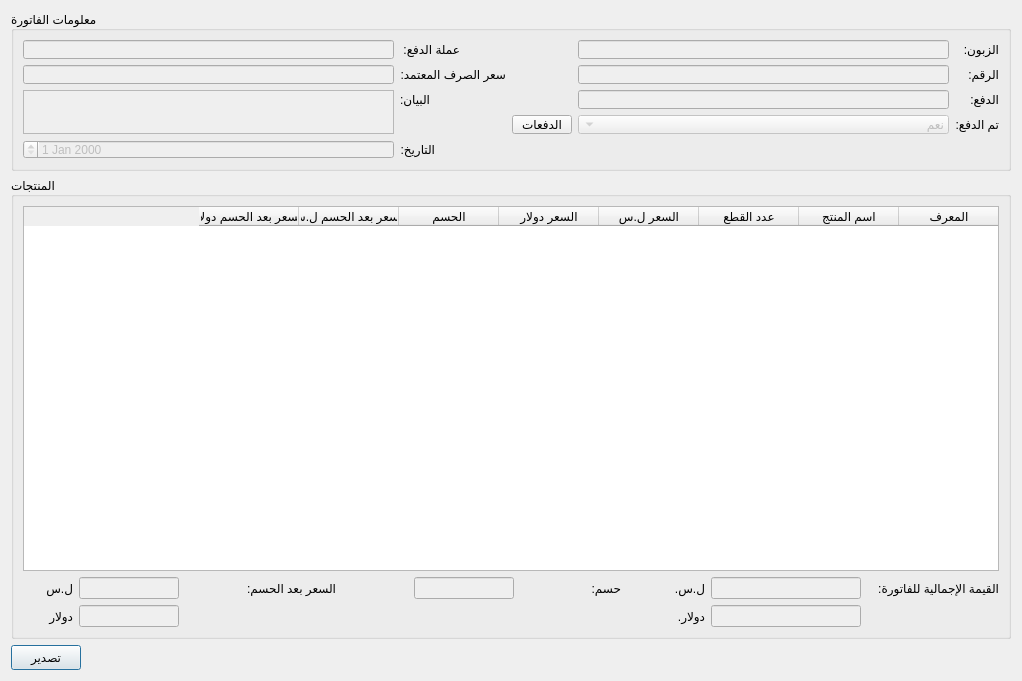
<?xml version="1.0" encoding="UTF-8"?>
<ui version="4.0">
 <class>OutReadyInvoiceView</class>
 <widget class="QDialog" name="OutReadyInvoiceView">
  <property name="geometry">
   <rect>
    <x>0</x>
    <y>0</y>
    <width>1022</width>
    <height>681</height>
   </rect>
  </property>
  <property name="windowTitle">
   <string>فاتورة منتج جاهز</string>
  </property>
  <property name="windowIcon">
   <iconset>
    <normaloff>graphics/icon.xpm</normaloff>graphics/icon.xpm</iconset>
  </property>
  <layout class="QGridLayout" name="gridLayout_3">
   <item row="2" column="0">
    <widget class="QPushButton" name="export_btn">
     <property name="minimumSize">
      <size>
       <width>0</width>
       <height>25</height>
      </size>
     </property>
     <property name="maximumSize">
      <size>
       <width>70</width>
       <height>16777215</height>
      </size>
     </property>
     <property name="text">
      <string>تصدير</string>
     </property>
    </widget>
   </item>
   <item row="1" column="0">
    <widget class="QGroupBox" name="groupBox_2">
     <property name="title">
      <string>المنتجات</string>
     </property>
     <layout class="QGridLayout" name="gridLayout_4">
      <item row="3" column="0">
       <widget class="QLabel" name="label_22">
        <property name="maximumSize">
         <size>
          <width>50</width>
          <height>16777215</height>
         </size>
        </property>
        <property name="text">
         <string>دولار</string>
        </property>
       </widget>
      </item>
      <item row="2" column="9" colspan="2">
       <widget class="QLineEdit" name="result_sp_input">
        <property name="enabled">
         <bool>false</bool>
        </property>
        <property name="maximumSize">
         <size>
          <width>150</width>
          <height>16777215</height>
         </size>
        </property>
       </widget>
      </item>
      <item row="2" column="1" colspan="2">
       <widget class="QLineEdit" name="result_after_discount_sp_input">
        <property name="enabled">
         <bool>false</bool>
        </property>
        <property name="sizePolicy">
         <sizepolicy hsizetype="Minimum" vsizetype="Fixed">
          <horstretch>0</horstretch>
          <verstretch>0</verstretch>
         </sizepolicy>
        </property>
        <property name="maximumSize">
         <size>
          <width>100</width>
          <height>16777215</height>
         </size>
        </property>
       </widget>
      </item>
      <item row="2" column="11">
       <widget class="QLabel" name="label_8">
        <property name="text">
         <string>القيمة الإجمالية للفاتورة:</string>
        </property>
       </widget>
      </item>
      <item row="3" column="1" colspan="2">
       <widget class="QLineEdit" name="result_after_discount_usd_input">
        <property name="enabled">
         <bool>false</bool>
        </property>
        <property name="sizePolicy">
         <sizepolicy hsizetype="Minimum" vsizetype="Fixed">
          <horstretch>0</horstretch>
          <verstretch>0</verstretch>
         </sizepolicy>
        </property>
        <property name="maximumSize">
         <size>
          <width>100</width>
          <height>16777215</height>
         </size>
        </property>
       </widget>
      </item>
      <item row="2" column="7">
       <widget class="QLabel" name="label_23">
        <property name="maximumSize">
         <size>
          <width>40</width>
          <height>16777215</height>
         </size>
        </property>
        <property name="text">
         <string>حسم:</string>
        </property>
       </widget>
      </item>
      <item row="2" column="3" colspan="2">
       <widget class="QLabel" name="label_20">
        <property name="maximumSize">
         <size>
          <width>90</width>
          <height>16777215</height>
         </size>
        </property>
        <property name="text">
         <string>السعر بعد الحسم:</string>
        </property>
       </widget>
      </item>
      <item row="2" column="5" colspan="2">
       <widget class="QLineEdit" name="result_discount_input">
        <property name="enabled">
         <bool>false</bool>
        </property>
        <property name="sizePolicy">
         <sizepolicy hsizetype="Minimum" vsizetype="Fixed">
          <horstretch>0</horstretch>
          <verstretch>0</verstretch>
         </sizepolicy>
        </property>
        <property name="maximumSize">
         <size>
          <width>100</width>
          <height>16777215</height>
         </size>
        </property>
       </widget>
      </item>
      <item row="3" column="8">
       <widget class="QLabel" name="label_10">
        <property name="text">
         <string>دولار.</string>
        </property>
       </widget>
      </item>
      <item row="2" column="0">
       <widget class="QLabel" name="label_21">
        <property name="maximumSize">
         <size>
          <width>50</width>
          <height>16777215</height>
         </size>
        </property>
        <property name="text">
         <string>ل.س</string>
        </property>
       </widget>
      </item>
      <item row="3" column="9" colspan="2">
       <widget class="QLineEdit" name="result_usd_input">
        <property name="enabled">
         <bool>false</bool>
        </property>
        <property name="maximumSize">
         <size>
          <width>150</width>
          <height>16777215</height>
         </size>
        </property>
       </widget>
      </item>
      <item row="2" column="8">
       <widget class="QLabel" name="label_9">
        <property name="text">
         <string>ل.س.</string>
        </property>
       </widget>
      </item>
      <item row="1" column="0" colspan="12">
       <widget class="QTableWidget" name="items_table">
        <property name="maximumSize">
         <size>
          <width>16777215</width>
          <height>500</height>
         </size>
        </property>
        <property name="layoutDirection">
         <enum>Qt::RightToLeft</enum>
        </property>
        <column>
         <property name="text">
          <string>المعرف</string>
         </property>
         <property name="font">
          <font>
           <kerning>true</kerning>
          </font>
         </property>
        </column>
        <column>
         <property name="text">
          <string>اسم المنتج</string>
         </property>
        </column>
        <column>
         <property name="text">
          <string>عدد القطع</string>
         </property>
        </column>
        <column>
         <property name="text">
          <string>السعر ل.س</string>
         </property>
        </column>
        <column>
         <property name="text">
          <string>السعر دولار</string>
         </property>
        </column>
        <column>
         <property name="text">
          <string>الحسم</string>
         </property>
        </column>
        <column>
         <property name="text">
          <string>السعر بعد الحسم ل.س</string>
         </property>
        </column>
        <column>
         <property name="text">
          <string>السعر بعد الحسم دولار</string>
         </property>
        </column>
       </widget>
      </item>
     </layout>
    </widget>
   </item>
   <item row="0" column="0">
    <widget class="QGroupBox" name="groupBox">
     <property name="maximumSize">
      <size>
       <width>16777215</width>
       <height>160</height>
      </size>
     </property>
     <property name="title">
      <string>معلومات الفاتورة</string>
     </property>
     <layout class="QGridLayout" name="gridLayout_2">
      <item row="5" column="1">
       <widget class="QDateEdit" name="date_input">
        <property name="enabled">
         <bool>false</bool>
        </property>
        <property name="layoutDirection">
         <enum>Qt::RightToLeft</enum>
        </property>
       </widget>
      </item>
      <item row="3" column="5">
       <widget class="QLineEdit" name="payment_input">
        <property name="enabled">
         <bool>false</bool>
        </property>
       </widget>
      </item>
      <item row="3" column="2">
       <widget class="QLabel" name="label_5">
        <property name="maximumSize">
         <size>
          <width>30</width>
          <height>16777215</height>
         </size>
        </property>
        <property name="text">
         <string>البيان:</string>
        </property>
       </widget>
      </item>
      <item row="1" column="1">
       <widget class="QLineEdit" name="exchange_input">
        <property name="enabled">
         <bool>false</bool>
        </property>
       </widget>
      </item>
      <item row="3" column="1" rowspan="2">
       <widget class="QTextEdit" name="statement_input">
        <property name="enabled">
         <bool>false</bool>
        </property>
       </widget>
      </item>
      <item row="3" column="7">
       <widget class="QLabel" name="label_3">
        <property name="text">
         <string>الدفع:</string>
        </property>
       </widget>
      </item>
      <item row="0" column="1">
       <widget class="QLineEdit" name="currency_input">
        <property name="enabled">
         <bool>false</bool>
        </property>
       </widget>
      </item>
      <item row="1" column="5">
       <widget class="QLineEdit" name="number_input">
        <property name="enabled">
         <bool>false</bool>
        </property>
       </widget>
      </item>
      <item row="5" column="2">
       <widget class="QLabel" name="label_12">
        <property name="maximumSize">
         <size>
          <width>35</width>
          <height>16777215</height>
         </size>
        </property>
        <property name="text">
         <string>التاريخ:</string>
        </property>
       </widget>
      </item>
      <item row="0" column="2">
       <widget class="QLabel" name="label_25">
        <property name="maximumSize">
         <size>
          <width>60</width>
          <height>16777215</height>
         </size>
        </property>
        <property name="text">
         <string>عملة الدفع:</string>
        </property>
       </widget>
      </item>
      <item row="4" column="7">
       <widget class="QLabel" name="label_24">
        <property name="text">
         <string>تم الدفع:</string>
        </property>
       </widget>
      </item>
      <item row="1" column="7">
       <widget class="QLabel" name="label_2">
        <property name="text">
         <string>الرقم:</string>
        </property>
       </widget>
      </item>
      <item row="1" column="2">
       <widget class="QLabel" name="label_4">
        <property name="text">
         <string>سعر الصرف المعتمد:</string>
        </property>
       </widget>
      </item>
      <item row="0" column="7">
       <widget class="QLabel" name="label">
        <property name="text">
         <string>الزبون:</string>
        </property>
       </widget>
      </item>
      <item row="0" column="5">
       <widget class="QLineEdit" name="client_input">
        <property name="enabled">
         <bool>false</bool>
        </property>
       </widget>
      </item>
      <item row="4" column="5">
       <widget class="QComboBox" name="paid_input">
        <property name="enabled">
         <bool>false</bool>
        </property>
        <property name="layoutDirection">
         <enum>Qt::RightToLeft</enum>
        </property>
        <item>
         <property name="text">
          <string>نعم</string>
         </property>
        </item>
        <item>
         <property name="text">
          <string>لا</string>
         </property>
        </item>
       </widget>
      </item>
      <item row="4" column="3">
       <widget class="QPushButton" name="payments_btn">
        <property name="enabled">
         <bool>true</bool>
        </property>
        <property name="maximumSize">
         <size>
          <width>60</width>
          <height>16777215</height>
         </size>
        </property>
        <property name="text">
         <string>الدفعات</string>
        </property>
       </widget>
      </item>
     </layout>
    </widget>
   </item>
  </layout>
 </widget>
 <resources/>
 <connections/>
</ui>
